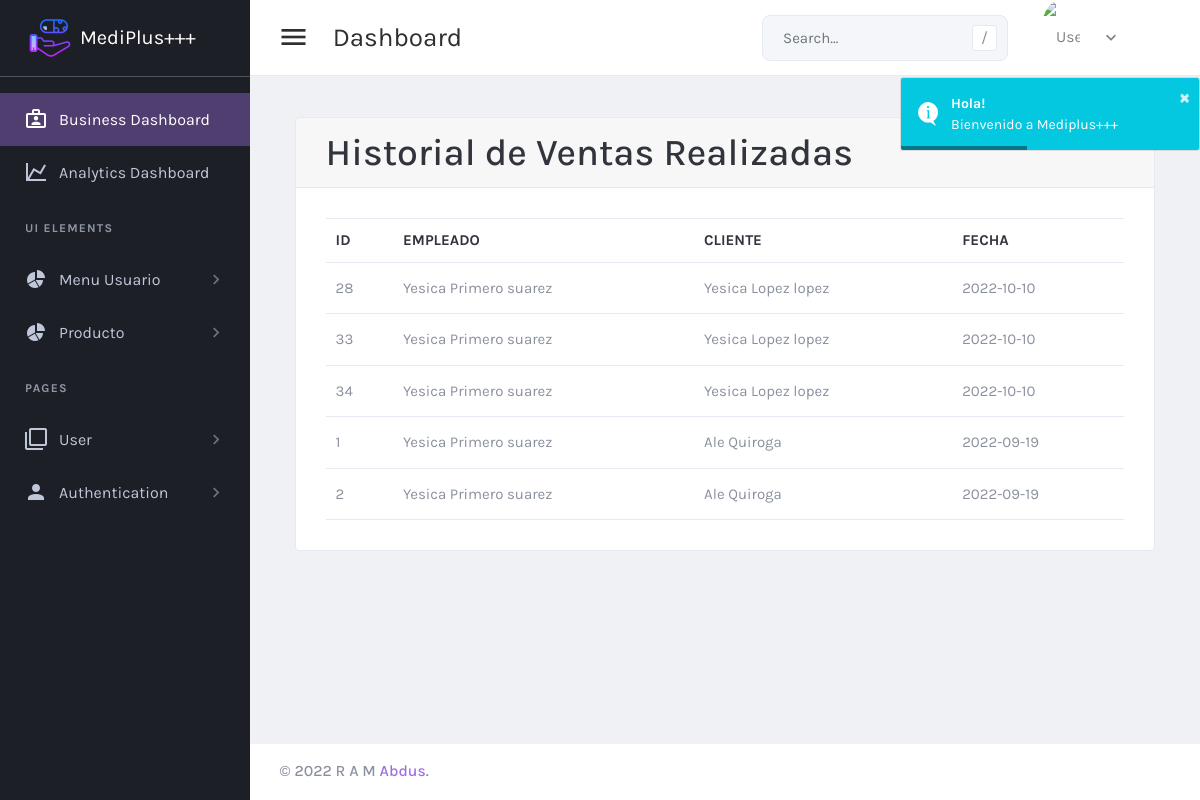
The page /controlador/ventaLista.php (signed in) on the database as committed earlier.
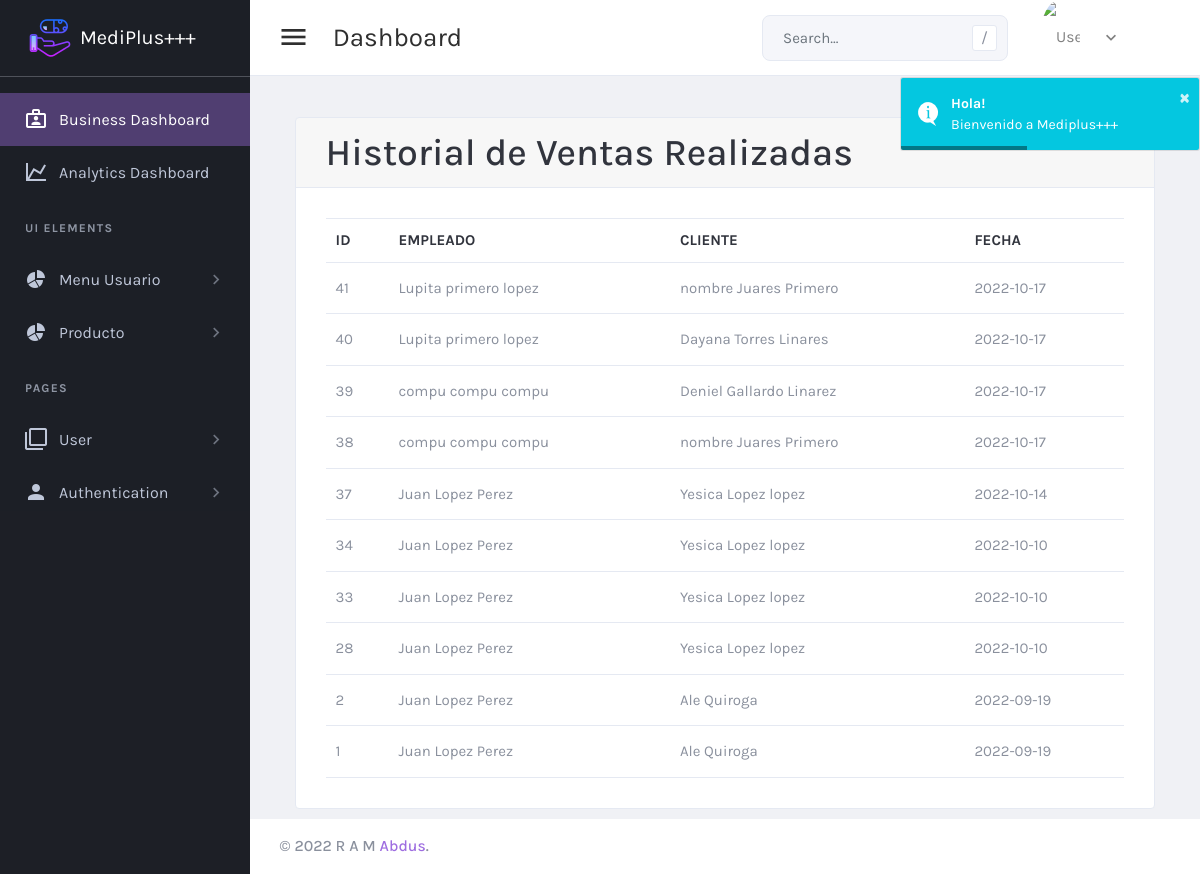
The same page on the database as committed later.
### tables this page shows
CREATE TABLE `venta` (
  `id_venta` int(11) NOT NULL,
  `id_empleado` int(11) NOT NULL,
  `id_cliente` int(11) NOT NULL,
  `fecha` date NOT NULL
);

### controlador/ventaLista.php (called while the page is built, shortened)
<?php
include_once('../modelo/Venta.php');
$venta = new Venta();
$respuesta = $venta->listar("");
include_once("../vista/ventaLista.php");
?>

### modelo/Venta.php (called while the page is built, shortened)
<?php
class Venta{
	public function listar($palabra){
		$db = new Conexion();
		$sql = $db->query("SELECT v.*, CONCAT(c.nombre, ' ', c.paterno, ' ', c.materno) as completo_cli,
                                 CONCAT(e.nombre, ' ', e.paterno, ' ', e.materno) as completo_emp
                            FROM venta v
                            INNER JOIN clientes c
                            ON v.id_cliente = c.id_cliente
                            INNER JOIN empleados e
                            ON e.id_empleado = v.id_empleado
                            ORDER BY fecha DESC");
		return $sql;
	}
}

### vista/ventaLista.php (the view)
<?php include_once('components/header.php');?>
<main class="container">
    <div class="card">
        <div class="card-header d-flex justify-content-between align-items-center">
            <h1>Historial de Ventas Realizadas</h1>
        </div>
        <div class="card-body">
            <table id="productsTable" class="table table-hover table-product" style="width:100%">
                <thead>
                    <tr>
                        <th> ID </th>
                        <th> EMPLEADO </th>
                        <th> CLIENTE </th>
                        <th> Fecha </th>
                    </tr>
                </thead>
                <?php
                while($reg = mysqli_fetch_array($respuesta)) {
                ?>
                <tbody>
                    <tr>
                        <td><?= $reg['id_venta'] ?></td>
                        <td><?= $reg['completo_emp'] ?></td>
                        <td><?= $reg['completo_cli'] ?></td>
                        <td><?= $reg['fecha'] ?></td>
                    </tr>
                </tbody>
                <?php
                    }
                ?>
            </table>
        </div>
    </div>
</main>
<?php include_once('components/footer.php');?>

Rows that differ between the two databases and show on the page:
added venta: id_venta "41", completo_emp "Lupita primero lopez", completo_cli "nombre Juares Primero", fecha "2022-10-17"
added venta: id_venta "40", completo_emp "Lupita primero lopez", completo_cli "Dayana Torres Linares", fecha "2022-10-17"
added venta: id_venta "39", completo_emp "compu compu compu", completo_cli "Deniel Gallardo Linarez", fecha "2022-10-17"
added venta: id_venta "38", completo_emp "compu compu compu", completo_cli "nombre Juares Primero", fecha "2022-10-17"
added venta: id_venta "37", completo_emp "Juan Lopez Perez", completo_cli "Yesica Lopez lopez", fecha "2022-10-14"
changed venta id 34: completo_emp "Yesica Primero suarez" → "Juan Lopez Perez"; moves up the list
changed venta id 33: completo_emp "Yesica Primero suarez" → "Juan Lopez Perez"; moves down the list
changed venta id 28: completo_emp "Yesica Primero suarez" → "Juan Lopez Perez"
changed venta id 2: completo_emp "Yesica Primero suarez" → "Juan Lopez Perez"; moves up the list
changed venta id 1: completo_emp "Yesica Primero suarez" → "Juan Lopez Perez"
